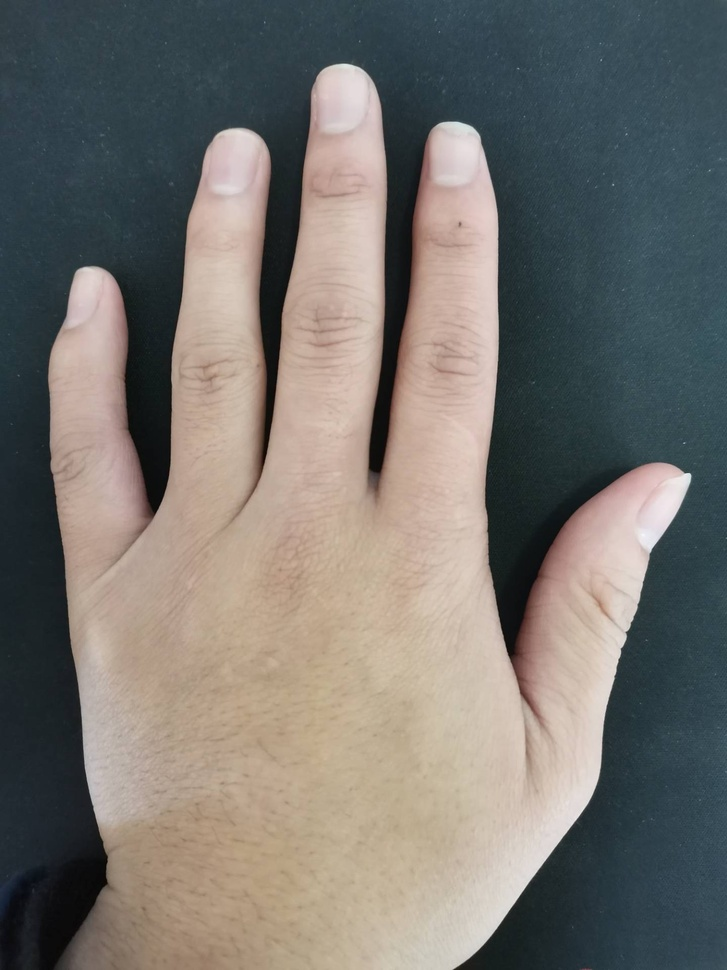
#> input picture U5/hand.jpg, 727 x 970 px, shrunk from 1440 x 1920 before the run
$ python '09_凸包和凸性缺陷检查.py'
#> lines starting #> are read from the running program, lines starting #| are printed output that depends on the picture; after the words box and inside, x2 and y2 are one past the last pixel; in counts of white or black regions, pixels touching at a corner belong together
#!/usr/bin/env python3
# -*- coding:UTF8 -*-

"""
函数原型如下：
    convexHull(points[, hull[, clockwise[, returnPoints]]]) -> hull
    重点参数解析：
        points:我们要传入的轮廓信息；
        hull：输出通常不需要；
        clockwise：方向标志，如果设置为 True输出的凸包是顺时针方向的。
        否则为逆时针方向。
        returnPoints：默认值为True。它会返回凸包上点的坐标。如果设置
        为 False就会返回与凸包点对应的轮廓上的点。
凸性缺陷分析
    convexityDefects(contour, convexhull[, convexityDefects]) -> convexityDefects
        参数解析：
        contour：一般就是轮廓检测函数findContours的输出
        convexhull：convexHull函数的输出，里面存储的是凸包信息、
        convexityDefects ：描述每一个凸包缺陷，实际上就是一系列点，这些点很难用。
        函数返回：[-1, 4]类型的list
            第一个名字叫做
            start_index,表示缺陷在轮廓上的开始处，他的值是开始点在函数第一个参数 contour 中的下标索引；

            Vec4i 第二个元素的名字叫
            end_index， 顾名思义其对应的值就是缺陷结束处在 contour 中的下标索引；

            Vec4i 第三个元素
            farthest_pt_index 是缺陷上距离轮廓凸包(convexhull)最远的点；

            Vec4i最后的元素叫
            fixpt_depth，fixpt_depth/256  表示了
            轮廓上以 farthest_pt_index 为下标的点到 轮廓凸包的(convexhull)的距离,以像素为单位。
"""

import cv2 as cv

if __name__ == "__main__":

    img = cv.imread('hand.jpg')
#> img is the input picture: shape (970, 727, 3); mean B, G, R 109.9, 114.7, 117.9
    gray = cv.cvtColor(img, cv.COLOR_BGR2GRAY)
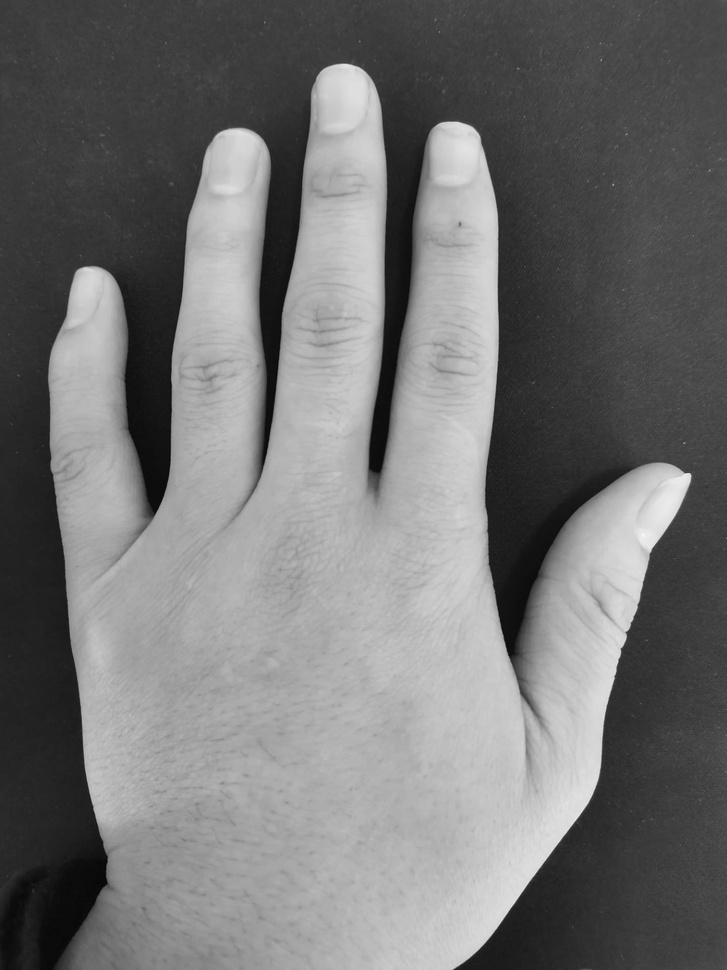
#> gray: shape (970, 727); min 4, max 246, mean 115.1
    ret, thresh = cv.threshold(gray, 127, 255, cv.THRESH_BINARY)
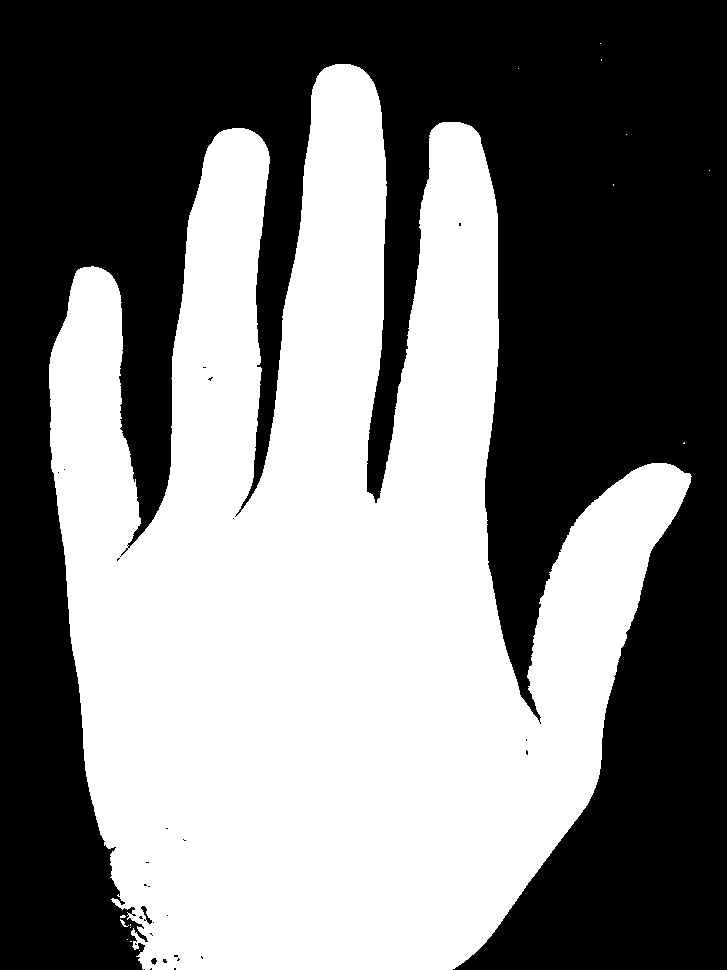
#> thresh: shape (970, 727); 48.5% white; 15 white regions (13 under 20 px)

    if (cv.__version__[0] == '4'):
        # 查找轮廓
        contours, hierarchy = cv.findContours(thresh, cv.RETR_TREE, cv.CHAIN_APPROX_SIMPLE)
#> contours = 49 contours, 45 with area under 20; largest, box (x1, y1, x2, y2) and area: (49, 64, 692, 970) 339646, (140, 905, 153, 925) 82, (150, 957, 158, 966) 36, (120, 547, 129, 557) 24
    else:
        contours, hierarchy = cv.findContours(thresh, cv.RETR_TREE, cv.CHAIN_APPROX_SIMPLE)

    # 画出凸包
    hull_cv = cv.convexHull(contours[0])
#> hull_cv = [[139, 950]]
    cv.drawContours(img, [hull_cv], 0, (0, 0, 255), 2, cv.LINE_AA)
#> img: shape (970, 727, 3); under 0.01% of pixels changed, all inside (x1, y1, x2, y2) = (137, 949, 142, 953)

    # 检查一个曲线是不是凸的，返回True或Flase
    k = cv.isContourConvex(hull_cv)
#> k = False
    print(k)
#| False

    # 寻找凸缺陷
    # 画出缺陷上距离轮廓凸包(convexhull)最远的点
    hull = cv.convexHull(contours[0], returnPoints = False)
#> hull = [0]
    defects = cv.convexityDefects(contours[0], hull)
#> (the run stopped early here; a loop or call above may not have finished)
